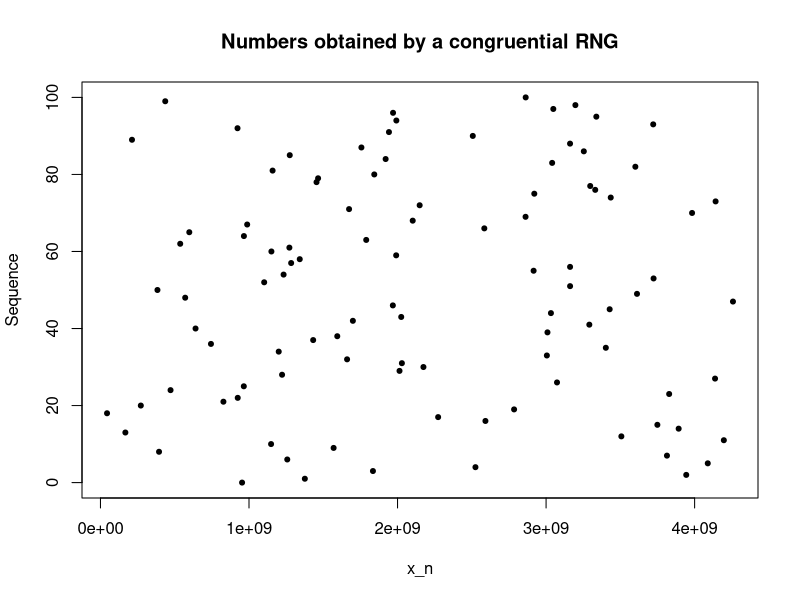
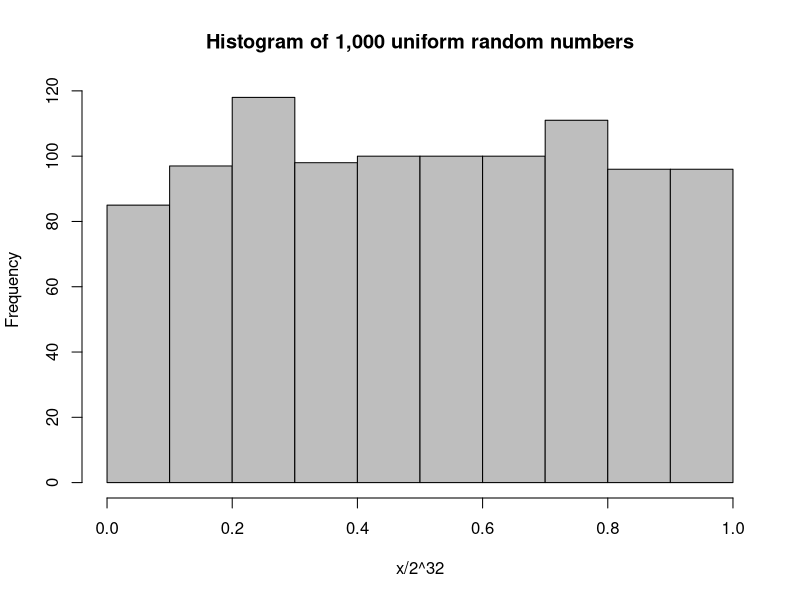
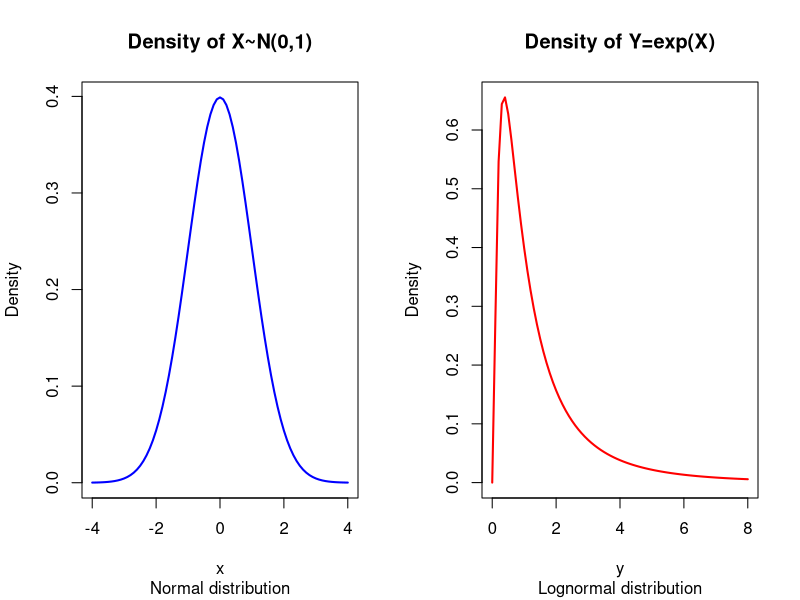
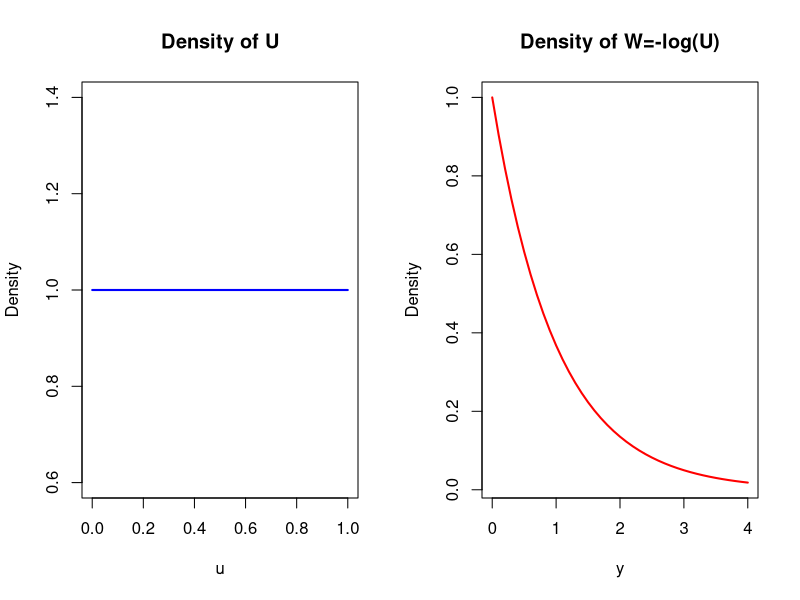
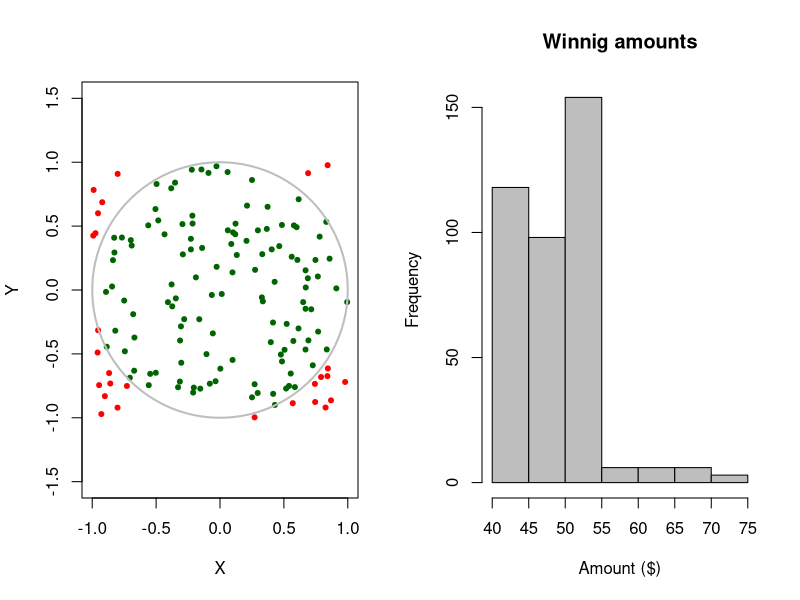
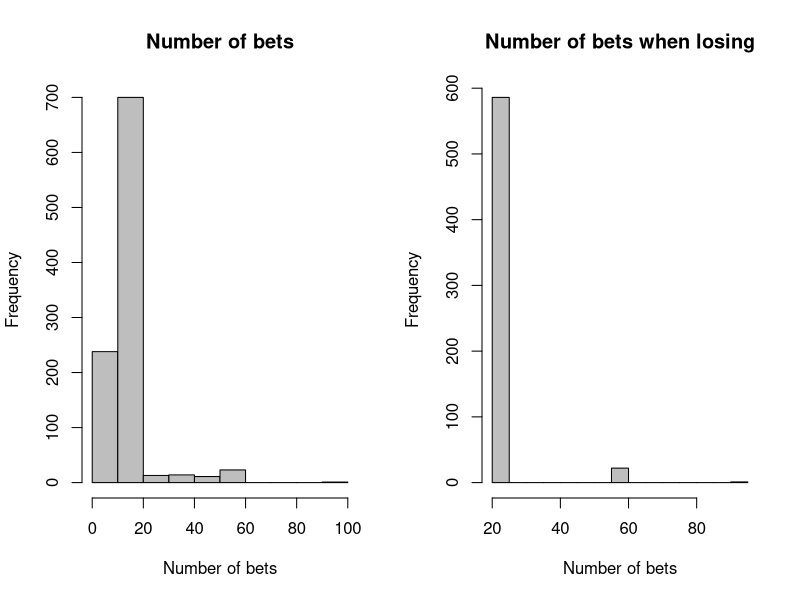
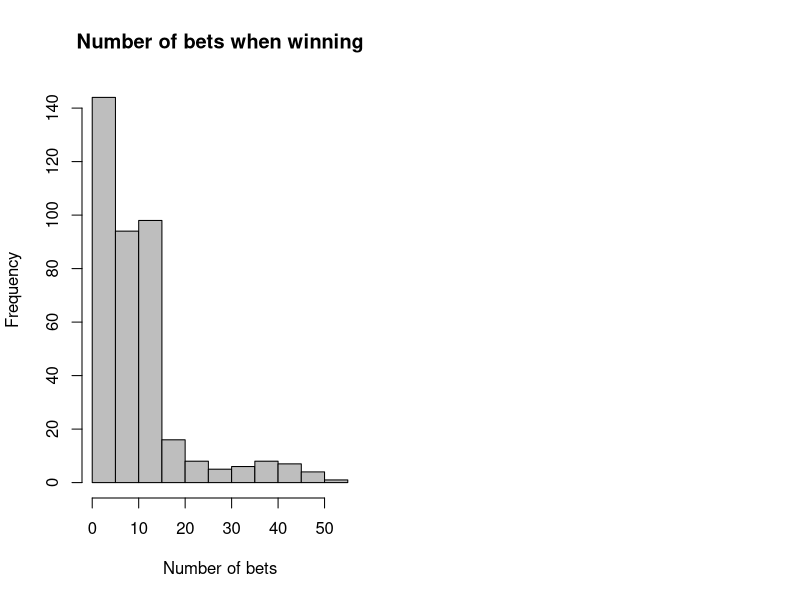

Generate these figures, in order, with R: (Note: this script raises an error after producing the figures.)
# The code herein was used to produce the plots and numbers in Theme 5.
# Seeds are often reset to make the examples reproducible

# Congruential generator

newx=function(x,a=1664525,c=1013904223,m=2^32){
  (a*x+c) %% m
}
  
# The seed is chosen arbitrarily, it is not a random number
x=newx(20606)

for(i in 1:100){
  x[i+1]=newx(x[i])
}

plot(x,0:100,pch=20,xlab="x_n",ylab="Sequence")
title("Numbers obtained by a congruential RNG")

for(i in 101:1000){
  x[i+1]=newx(x[i])
}

hist(x/2**32,main="Histogram of 1,000 uniform random numbers",col="gray")


# Example of Transformations

x1=seq(-4,4,.1)
par(mfrow=c(1,2))
plot(x1,dnorm(x1),type="l",lwd=2,xlab="x",ylab="Density",main="Density of X~N(0,1)",sub="Normal distribution",col="blue")
x2=seq(0,8,.1)
plot(x2,dlnorm(x2),type="l",lwd=2,xlab="y",ylab="Density",main="Density of Y=exp(X)",sub="Lognormal distribution",col="red")

# This second set of two plots was finally not included
x3=(0:20)/20
plot(cbind(x3,1),type="l",lwd=2,xlab="u",ylab="Density",main="Density of U",col="blue")
x4=seq(0,4,.1)
plot(x4,dexp(x4),type="l",lwd=2,xlab="y",ylab="Density",main="Density of W=-log(U)",col="red")

# Rejection algorithms

set.seed(2354325)
n=150
X=2*runif(n)-1
Y=2*runif(n)-1
col=rep("dark green",n)
col[X^2+Y^2>1]="red"
plot(X,Y,pch=20,xlim=c(-1,1),ylim=c(-1,1),col=col,asp=1)
theta=seq(0,2*pi,length=100)
lines(cos(theta),sin(theta),col="gray",lwd=2)

# Examples of simulations


# Lotto 6/49
set.seed(13246)
sample(1:49,6)		# Generates a winning number
draw=function(i){ sum(sample(1:49,6)<=6) }	# Generates one draw
# We can arbitrarily suppose the ticket had numbers 1 to 6
res=sapply(1:100000,draw)
table(as.factor(res))/100000

# Roulette
set.seed(13246)
onerep=function(i,money=20){
  n=0
  while(money>0 & money <40) { 
    n=n+1
    if((runif(1)*38)>1) {money=money-1} 
    else {money=money+35}
  }
  return(c(money,n))
}

out=sapply(1:1000,onerep)

# Probability of losing
mean(out[1,]==0)

# Expected amount left
mean(out[1,])

# Distribution of gains
hist(out[1,out[1,]>0],main="Winnig amounts",col="Gray",xlab="Amount ($)")

# Distribution of number of bets
hist(out[2,],main="Number of bets",col="Gray",xlab="Number of bets")
mean(out[2,])

# Number of bets when winning or not
hist(out[2,out[1,]==0],main="Number of bets when losing",col="Gray",xlab="Number of bets")
hist(out[2,out[1,]>0],main="Number of bets when winning",col="Gray",xlab="Number of bets")

# Regression

library(MASS)
set.seed(23905)
n=200; p=5
Sigma=matrix(0.2,p,p)
diag(Sigma)=1
X=mvrnorm(n,rep(0,p),Sigma)
X=cbind(1,X)
beta=c(2,1,-5,3,2,0)

Y=X%*%beta+rnorm(n,4)
summary(lm(Y~X[,-1]))
        
p=exp(X%*%beta)/(1+exp(X%*%beta))
u=runif(n)
Y2=as.numeric(u<p)
summary(glm(Y2~X[,-1]),family="binomial")  
  
# variance of the median.

x=matrix(rnorm(50*1000),ncol=1000)
meds=apply(x,2,median)
var(meds)

# Bootstrap
data(iris)
dat=iris %>%
  filter(Species=="setosa") %>%
  select(Petal.Length)

set.seed(45213)
x=matrix(sample(dat[[1]],50*1000,replace=TRUE),ncol=1000)
meds=apply(x,2,median)
var(meds)






